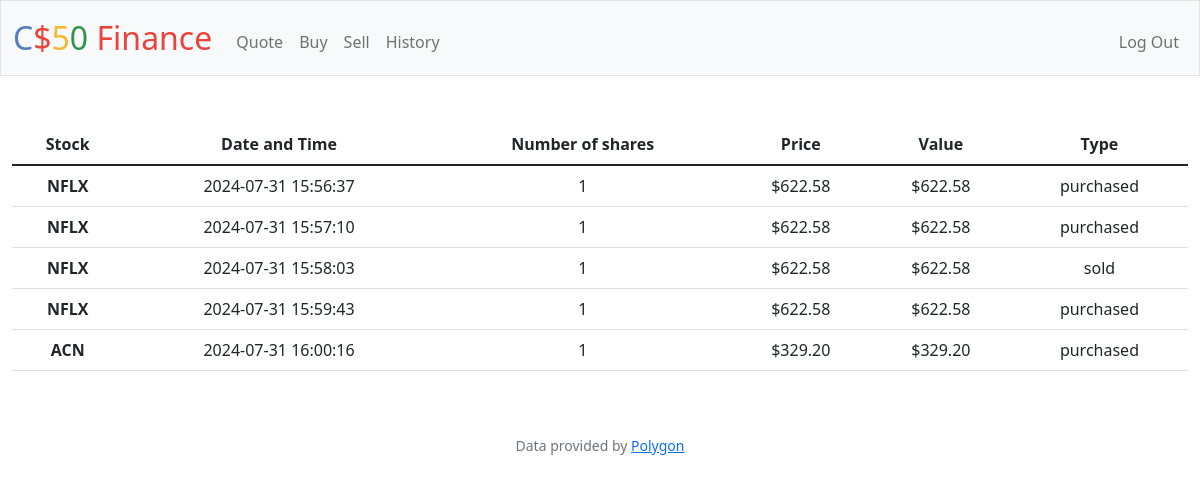
Screenshot of /history (signed in) with the database file from the repository.
### tables this page shows
CREATE TABLE transactions(
               transaction_id INTEGER PRIMARY KEY AUTOINCREMENT NOT NULL,
               user_id INTEGER NOT NULL,
               symbol TEXT NOT NULL,
               stock_name TEXT NOT NULL,
               quantity INTEGER NOT NULL,
               price NUMERIC NOT NULL,
               total_cost NUMERIC NOT NULL,
               timestamp DATETIME DEFAULT CURRENT_TIMESTAMP NOT NULL,
               purchased_or_sold TEXT NOT NULL,
               FOREIGN KEY(user_id) REFERENCES users(id)
            );

### app.py (the view)
@app.route("/history")
@login_required
def history():
    user_id = session["user_id"]
    transactions = query_db("SELECT * FROM transactions WHERE user_id = ? ORDER BY transaction_id ASC", [user_id])
    return render_template("history.html", transactions=transactions)

### app.py (called while the page is built)
def get_db():
    db = getattr(g, "_database", None)
    if db is None:
        db = g._database = sqlite3.connect("finance.db")
    db.row_factory = sqlite3.Row
    return db

@app.teardown_appcontext
def close_connection(exception):
    db = getattr(g, "_database", None)
    if db is not None:
        db.close()

def query_db(query, args=(), one=False):
    db = get_db()
    cur = db.execute(query, args)
    result = cur.fetchall()
    db.commit()
    cur.close()
    return (result[0] if result else None) if one else result

@app.after_request
def after_request(response):
    response.headers["Cache-Control"] = "no-cache, no-store, must-revalidate"
    response.headers["Expires"] = 0
    response.headers["Pragma"] = "no-cache"
    return response

### helpers.py (called while the page is built)
def login_required(f):
    @wraps(f)
    def decorated_function(*args, **kwargs):
        if session.get("user_id") is None:
            return redirect("/login")
        return f(*args, **kwargs)
    return decorated_function

def usd(value):
    return f"${value:,.2f}"

### templates/history.html (shortened to what this page needs)
{% extends "layout.html" %}
{% block main %}
    <table class="table">
        <thead class="thead-light">
            <tr>
                <th scope="col">Stock</th>
                <th scope="col">Date and Time</th>
                <th scope="col">Number of shares</th>
                <th scope="col">Price</th>
                <th scope="col">Value</th>
                <th scope="col">Type</th>
            </tr>
        </thead>
        <tbody>
            {% for stock in transactions %}
            <tr>
                <th scope="row">{{stock.symbol}}</th>
                <td>{{stock.timestamp}}</td>
                <td>{{stock.quantity}}</td>
                <td>{{stock.price | usd}}</td>
                <td>{{stock.total_cost | usd}}</td>
                <td>{{stock.purchased_or_sold}}</td>
            </tr>
            {% endfor %}
        </tbody>
    </table>
{% endblock %}

### templates/layout.html (shortened to what this page needs)
<!DOCTYPE html>
<html lang="en">
    <head>
        <link href="https://cdn.jsdelivr.net/npm/bootstrap@5.1.3/dist/css/bootstrap.min.css" rel="stylesheet">
        <link href="/static/styles.css" rel="stylesheet">
    </head>
    <body>
        <nav class="bg-light border navbar navbar-expand-md navbar-light">
            <div class="container-fluid">
                <a class="navbar-brand" href="/"><span class="blue">C</span><span class="red">$</span><span class="yellow">5</span><span class="green">0</span> <span class="red">Finance</span></a>
                <div class="collapse navbar-collapse" id="navbar">
                    {% if session["user_id"] %}
                        <ul class="navbar-nav me-auto mt-2">
                            <li class="nav-item"><a class="nav-link" href="/quote">Quote</a></li>
                            <li class="nav-item"><a class="nav-link" href="/buy">Buy</a></li>
                            <li class="nav-item"><a class="nav-link" href="/sell">Sell</a></li>
                            <li class="nav-item"><a class="nav-link" href="/history">History</a></li>
                        </ul>
                        <ul class="navbar-nav ms-auto mt-2">
                            <li class="nav-item"><a class="nav-link" href="/logout">Log Out</a></li>
                        </ul>
                    {% else %}
                        <ul class="navbar-nav ms-auto mt-2">
                            <li class="nav-item"><a class="nav-link" href="/register">Register</a></li>
                            <li class="nav-item"><a class="nav-link" href="/login">Log In</a></li>
                        </ul>
                    {% endif %}
                </div>
            </div>
        </nav>
        <main class="container-fluid py-5 text-center">
            {% block main %}{% endblock %}
        </main>
        <footer class="mb-5 small text-center text-muted">
            Data provided by <a href="https://polygon.io/">Polygon</a>
        </footer>
    </body>
</html>

### static/styles.css (style rules this page uses)
nav .navbar-brand { font-size: xx-large; }
nav .navbar-brand .blue { color: #537fbe; }
nav .navbar-brand .red { color: #ea433b; }
nav .navbar-brand .yellow { color: #f5b82e; }
nav .navbar-brand .green { color: #2e944b; }

### rows the page displays
transactions: symbol "NFLX", timestamp "2024-07-31 15:56:37", quantity "1", price "$622.58", total_cost "$622.58", purchased_or_sold "purchased"
transactions: symbol "NFLX", timestamp "2024-07-31 15:57:10", quantity "1", price "$622.58", total_cost "$622.58", purchased_or_sold "purchased"
transactions: symbol "NFLX", timestamp "2024-07-31 15:58:03", quantity "1", price "$622.58", total_cost "$622.58", purchased_or_sold "sold"
transactions: symbol "NFLX", timestamp "2024-07-31 15:59:43", quantity "1", price "$622.58", total_cost "$622.58", purchased_or_sold "purchased"
transactions: symbol "ACN", timestamp "2024-07-31 16:00:16", quantity "1", price "$329.20", total_cost "$329.20", purchased_or_sold "purchased"
